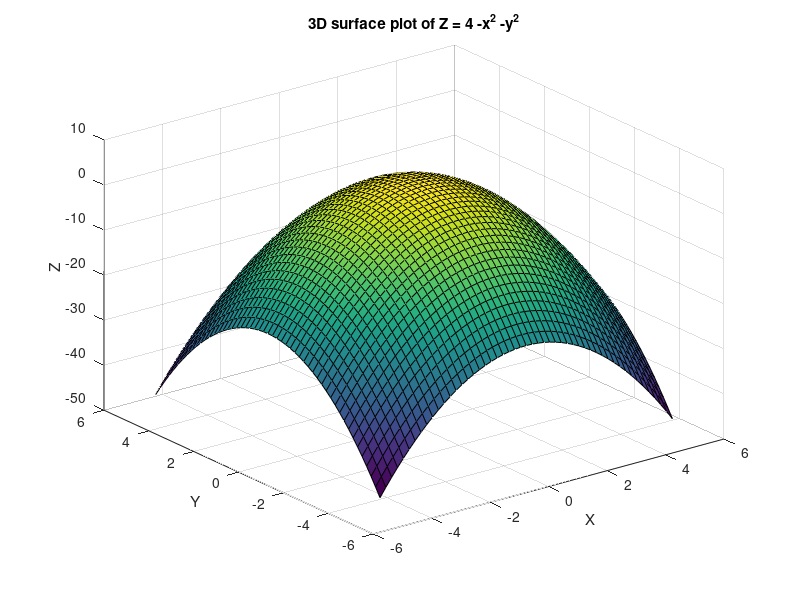

Here is the MATLAB script that generated this plot:
x = -5:0.2:5
y = -5:0.2:5;
[X,Y] = meshgrid(x,y);
Z=4-X.^2-Y.^2;
surf(X,Y,Z);
xlabel('X');
ylabel('Y');
zlabel('Z');
title('3D surface plot of Z = 4 -x^2 -y^2');
grid on;